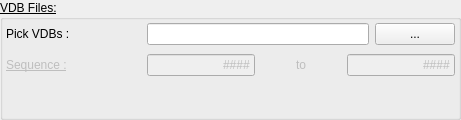
                  <widget class="QGroupBox" name="groupBox_sgVDBFiles">
                   <property name="sizePolicy">
                    <sizepolicy hsizetype="Preferred" vsizetype="Expanding">
                     <horstretch>0</horstretch>
                     <verstretch>0</verstretch>
                    </sizepolicy>
                   </property>
                   <property name="minimumSize">
                    <size>
                     <width>0</width>
                     <height>120</height>
                    </size>
                   </property>
                   <property name="maximumSize">
                    <size>
                     <width>16777215</width>
                     <height>120</height>
                    </size>
                   </property>
                   <property name="font">
                    <font>
                     <pointsize>9</pointsize>
                     <bold>false</bold>
                     <underline>true</underline>
                    </font>
                   </property>
                   <property name="title">
                    <string>VDB Files:</string>
                   </property>
                   <layout class="QVBoxLayout" name="verticalLayout_70">
                    <property name="leftMargin">
                     <number>3</number>
                    </property>
                    <property name="topMargin">
                     <number>3</number>
                    </property>
                    <property name="rightMargin">
                     <number>3</number>
                    </property>
                    <property name="bottomMargin">
                     <number>3</number>
                    </property>
                    <item>
                     <layout class="QHBoxLayout" name="horizontalLayout_62">
                      <item>
                       <widget class="QLabel" name="label_sgPickFolderVDBTxt">
                        <property name="minimumSize">
                         <size>
                          <width>135</width>
                          <height>0</height>
                         </size>
                        </property>
                        <property name="maximumSize">
                         <size>
                          <width>135</width>
                          <height>16777215</height>
                         </size>
                        </property>
                        <property name="font">
                         <font>
                          <pointsize>9</pointsize>
                          <bold>false</bold>
                          <underline>false</underline>
                         </font>
                        </property>
                        <property name="text">
                         <string>Pick VDBs :        </string>
                        </property>
                       </widget>
                      </item>
                      <item>
                       <widget class="QLineEdit" name="lineEdit_sgFolderVDBntry">
                        <property name="enabled">
                         <bool>true</bool>
                        </property>
                        <property name="sizePolicy">
                         <sizepolicy hsizetype="Preferred" vsizetype="Maximum">
                          <horstretch>0</horstretch>
                          <verstretch>0</verstretch>
                         </sizepolicy>
                        </property>
                        <property name="font">
                         <font>
                          <pointsize>9</pointsize>
                          <bold>false</bold>
                          <underline>false</underline>
                         </font>
                        </property>
                        <property name="readOnly">
                         <bool>true</bool>
                        </property>
                       </widget>
                      </item>
                      <item>
                       <widget class="QPushButton" name="pushButton_sg_PickFolderVDBEntry">
                        <property name="enabled">
                         <bool>true</bool>
                        </property>
                        <property name="sizePolicy">
                         <sizepolicy hsizetype="Minimum" vsizetype="Fixed">
                          <horstretch>0</horstretch>
                          <verstretch>0</verstretch>
                         </sizepolicy>
                        </property>
                        <property name="minimumSize">
                         <size>
                          <width>80</width>
                          <height>0</height>
                         </size>
                        </property>
                        <property name="maximumSize">
                         <size>
                          <width>80</width>
                          <height>16777215</height>
                         </size>
                        </property>
                        <property name="font">
                         <font>
                          <pointsize>9</pointsize>
                          <bold>false</bold>
                          <underline>false</underline>
                         </font>
                        </property>
                        <property name="cursor">
                         <cursorShape>PointingHandCursor</cursorShape>
                        </property>
                        <property name="text">
                         <string>...</string>
                        </property>
                       </widget>
                      </item>
                     </layout>
                    </item>
                    <item>
                     <widget class="QFrame" name="frame_sgVDBFilesSequence">
                      <property name="enabled">
                       <bool>false</bool>
                      </property>
                      <property name="frameShape">
                       <enum>QFrame::NoFrame</enum>
                      </property>
                      <property name="frameShadow">
                       <enum>QFrame::Raised</enum>
                      </property>
                      <layout class="QVBoxLayout" name="verticalLayout_87">
                       <property name="leftMargin">
                        <number>0</number>
                       </property>
                       <property name="topMargin">
                        <number>0</number>
                       </property>
                       <property name="rightMargin">
                        <number>0</number>
                       </property>
                       <property name="bottomMargin">
                        <number>0</number>
                       </property>
                       <item>
                        <layout class="QHBoxLayout" name="horizontalLayout_66">
                         <item>
                          <widget class="QLabel" name="label_sgVDBSequence01">
                           <property name="minimumSize">
                            <size>
                             <width>135</width>
                             <height>0</height>
                            </size>
                           </property>
                           <property name="maximumSize">
                            <size>
                             <width>135</width>
                             <height>16777215</height>
                            </size>
                           </property>
                           <property name="text">
                            <string>Sequence :</string>
                           </property>
                          </widget>
                         </item>
                         <item>
                          <widget class="QLineEdit" name="lineEdit_sgVDBSequenceStart">
                           <property name="font">
                            <font>
                             <pointsize>9</pointsize>
                             <bold>false</bold>
                             <underline>false</underline>
                            </font>
                           </property>
                           <property name="text">
                            <string>####</string>
                           </property>
                           <property name="alignment">
                            <set>Qt::AlignRight|Qt::AlignTrailing|Qt::AlignVCenter</set>
                           </property>
                          </widget>
                         </item>
                         <item>
                          <widget class="QLabel" name="label_sgVDBSequence02">
                           <property name="minimumSize">
                            <size>
                             <width>80</width>
                             <height>0</height>
                            </size>
                           </property>
                           <property name="maximumSize">
                            <size>
                             <width>80</width>
                             <height>16777215</height>
                            </size>
                           </property>
                           <property name="font">
                            <font>
                             <pointsize>9</pointsize>
                             <bold>false</bold>
                             <underline>false</underline>
                            </font>
                           </property>
                           <property name="text">
                            <string>to</string>
                           </property>
                           <property name="alignment">
                            <set>Qt::AlignCenter</set>
                           </property>
                          </widget>
                         </item>
                         <item>
                          <widget class="QLineEdit" name="lineEdit_sgVDBSequenceEnd">
                           <property name="font">
                            <font>
                             <pointsize>9</pointsize>
                             <bold>false</bold>
                             <underline>false</underline>
                            </font>
                           </property>
                           <property name="text">
                            <string>####</string>
                           </property>
                           <property name="alignment">
                            <set>Qt::AlignRight|Qt::AlignTrailing|Qt::AlignVCenter</set>
                           </property>
                          </widget>
                         </item>
                        </layout>
                       </item>
                      </layout>
                     </widget>
                    </item>
                    <item>
                     <layout class="QHBoxLayout" name="horizontalLayout_63">
                      <item>
                       <widget class="QLabel" name="label_sgVDBNewMessage">
                        <property name="minimumSize">
                         <size>
                          <width>135</width>
                          <height>0</height>
                         </size>
                        </property>
                        <property name="maximumSize">
                         <size>
                          <width>135</width>
                          <height>16777215</height>
                         </size>
                        </property>
                        <property name="font">
                         <font>
                          <pointsize>9</pointsize>
                          <bold>false</bold>
                          <underline>false</underline>
                         </font>
                        </property>
                        <property name="text">
                         <string/>
                        </property>
                        <property name="alignment">
                         <set>Qt::AlignLeading|Qt::AlignLeft|Qt::AlignVCenter</set>
                        </property>
                       </widget>
                      </item>
                      <item>
                       <widget class="QLabel" name="label_sgVDBNewMessageTxt">
                        <property name="font">
                         <font>
                          <pointsize>9</pointsize>
                          <bold>false</bold>
                          <underline>false</underline>
                         </font>
                        </property>
                        <property name="text">
                         <string/>
                        </property>
                        <property name="alignment">
                         <set>Qt::AlignLeading|Qt::AlignLeft|Qt::AlignVCenter</set>
                        </property>
                       </widget>
                      </item>
                     </layout>
                    </item>
                   </layout>
                  </widget>
